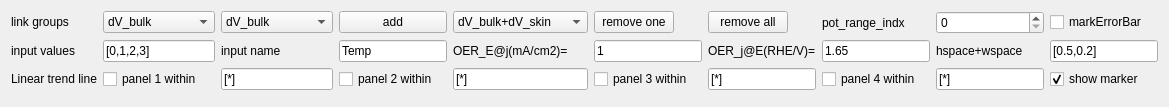
            <widget class="QWidget" name="tab_2">
             <attribute name="title">
              <string>BarChartView</string>
             </attribute>
             <layout class="QVBoxLayout" name="verticalLayout_10">
              <item>
               <layout class="QGridLayout" name="gridLayout_3">
                <item row="1" column="2">
                 <widget class="QComboBox" name="comboBox_link_2">
                  <property name="sizePolicy">
                   <sizepolicy hsizetype="Fixed" vsizetype="Fixed">
                    <horstretch>0</horstretch>
                    <verstretch>0</verstretch>
                   </sizepolicy>
                  </property>
                  <item>
                   <property name="text">
                    <string>dV_bulk</string>
                   </property>
                  </item>
                  <item>
                   <property name="text">
                    <string>dV_skin</string>
                   </property>
                  </item>
                  <item>
                   <property name="text">
                    <string>&lt;dskin&gt;</string>
                   </property>
                  </item>
                  <item>
                   <property name="text">
                    <string>OER_E</string>
                   </property>
                  </item>
                  <item>
                   <property name="text">
                    <string>OER_j</string>
                   </property>
                  </item>
                  <item>
                   <property name="text">
                    <string>OER_j/&lt;dskin&gt;</string>
                   </property>
                  </item>
                  <item>
                   <property name="text">
                    <string>pH</string>
                   </property>
                  </item>
                  <item>
                   <property name="text">
                    <string>q_cv</string>
                   </property>
                  </item>
                  <item>
                   <property name="text">
                    <string>q_film</string>
                   </property>
                  </item>
                  <item>
                   <property name="text">
                    <string>input</string>
                   </property>
                  </item>
                 </widget>
                </item>
                <item row="4" column="4">
                 <widget class="QLineEdit" name="lineEdit_partial_set_p2">
                  <property name="text">
                   <string>[*]</string>
                  </property>
                 </widget>
                </item>
                <item row="4" column="6">
                 <widget class="QLineEdit" name="lineEdit_partial_set_p3">
                  <property name="text">
                   <string>[*]</string>
                  </property>
                 </widget>
                </item>
                <item row="4" column="2">
                 <widget class="QLineEdit" name="lineEdit_partial_set_p1">
                  <property name="text">
                   <string>[*]</string>
                  </property>
                 </widget>
                </item>
                <item row="4" column="5">
                 <widget class="QCheckBox" name="checkBox_panel3">
                  <property name="text">
                   <string>panel 3 within</string>
                  </property>
                 </widget>
                </item>
                <item row="4" column="7">
                 <widget class="QCheckBox" name="checkBox_panel4">
                  <property name="text">
                   <string>panel 4 within</string>
                  </property>
                 </widget>
                </item>
                <item row="3" column="0">
                 <widget class="QLabel" name="label_55">
                  <property name="text">
                   <string>input values</string>
                  </property>
                 </widget>
                </item>
                <item row="1" column="3">
                 <widget class="QPushButton" name="pushButton_add_link">
                  <property name="text">
                   <string>add</string>
                  </property>
                 </widget>
                </item>
                <item row="1" column="0">
                 <widget class="QLabel" name="label_52">
                  <property name="sizePolicy">
                   <sizepolicy hsizetype="Fixed" vsizetype="Fixed">
                    <horstretch>0</horstretch>
                    <verstretch>0</verstretch>
                   </sizepolicy>
                  </property>
                  <property name="text">
                   <string>link groups</string>
                  </property>
                 </widget>
                </item>
                <item row="4" column="0">
                 <widget class="QLabel" name="label_59">
                  <property name="sizePolicy">
                   <sizepolicy hsizetype="Fixed" vsizetype="Fixed">
                    <horstretch>0</horstretch>
                    <verstretch>0</verstretch>
                   </sizepolicy>
                  </property>
                  <property name="text">
                   <string>Linear trend line</string>
                  </property>
                 </widget>
                </item>
                <item row="4" column="1">
                 <widget class="QCheckBox" name="checkBox_panel1">
                  <property name="text">
                   <string>panel 1 within</string>
                  </property>
                 </widget>
                </item>
                <item row="4" column="9">
                 <widget class="QCheckBox" name="checkBox_marker">
                  <property name="text">
                   <string>show marker</string>
                  </property>
                  <property name="checked">
                   <bool>true</bool>
                  </property>
                 </widget>
                </item>
                <item row="4" column="3">
                 <widget class="QCheckBox" name="checkBox_panel2">
                  <property name="text">
                   <string>panel 2 within</string>
                  </property>
                 </widget>
                </item>
                <item row="4" column="8">
                 <widget class="QLineEdit" name="lineEdit_partial_set_p4">
                  <property name="text">
                   <string>[*]</string>
                  </property>
                 </widget>
                </item>
                <item row="1" column="1">
                 <widget class="QComboBox" name="comboBox_link_1">
                  <property name="sizePolicy">
                   <sizepolicy hsizetype="Fixed" vsizetype="Fixed">
                    <horstretch>0</horstretch>
                    <verstretch>0</verstretch>
                   </sizepolicy>
                  </property>
                  <item>
                   <property name="text">
                    <string>dV_bulk</string>
                   </property>
                  </item>
                  <item>
                   <property name="text">
                    <string>dV_skin</string>
                   </property>
                  </item>
                  <item>
                   <property name="text">
                    <string>&lt;dskin&gt;</string>
                   </property>
                  </item>
                  <item>
                   <property name="text">
                    <string>OER_E</string>
                   </property>
                  </item>
                  <item>
                   <property name="text">
                    <string>OER_j</string>
                   </property>
                  </item>
                  <item>
                   <property name="text">
                    <string>OER_j/&lt;dskin&gt;</string>
                   </property>
                  </item>
                  <item>
                   <property name="text">
                    <string>pH</string>
                   </property>
                  </item>
                  <item>
                   <property name="text">
                    <string>q_cv</string>
                   </property>
                  </item>
                  <item>
                   <property name="text">
                    <string>q_film</string>
                   </property>
                  </item>
                  <item>
                   <property name="text">
                    <string>input</string>
                   </property>
                  </item>
                 </widget>
                </item>
                <item row="3" column="1">
                 <widget class="QLineEdit" name="lineEdit_input_values">
                  <property name="text">
                   <string>[0,1,2,3]</string>
                  </property>
                 </widget>
                </item>
                <item row="3" column="2">
                 <widget class="QLabel" name="label_56">
                  <property name="text">
                   <string>input name</string>
                  </property>
                 </widget>
                </item>
                <item row="3" column="3">
                 <widget class="QLineEdit" name="lineEdit_input_name">
                  <property name="text">
                   <string>Temp</string>
                  </property>
                 </widget>
                </item>
                <item row="3" column="4">
                 <widget class="QLabel" name="label_57">
                  <property name="text">
                   <string>OER_E@j(mA/cm2)=</string>
                  </property>
                 </widget>
                </item>
                <item row="3" column="5">
                 <widget class="QLineEdit" name="lineEdit_OER_j">
                  <property name="text">
                   <string>1</string>
                  </property>
                 </widget>
                </item>
                <item row="3" column="6">
                 <widget class="QLabel" name="label_58">
                  <property name="text">
                   <string>OER_j@E(RHE/V)=</string>
                  </property>
                 </widget>
                </item>
                <item row="3" column="7">
                 <widget class="QLineEdit" name="lineEdit_OER_E">
                  <property name="text">
                   <string>1.65</string>
                  </property>
                 </widget>
                </item>
                <item row="3" column="8">
                 <widget class="QLabel" name="label_60">
                  <property name="text">
                   <string>hspace+wspace</string>
                  </property>
                 </widget>
                </item>
                <item row="3" column="9">
                 <widget class="QLineEdit" name="lineEdit_hwspace">
                  <property name="text">
                   <string>[0.5,0.2]</string>
                  </property>
                 </widget>
                </item>
                <item row="1" column="4">
                 <widget class="QComboBox" name="comboBox_link_container">
                  <item>
                   <property name="text">
                    <string>dV_bulk+dV_skin</string>
                   </property>
                  </item>
                  <item>
                   <property name="text">
                    <string>OER_E+&lt;dskin&gt;</string>
                   </property>
                  </item>
                  <item>
                   <property name="text">
                    <string>pH+&lt;dskin&gt;</string>
                   </property>
                  </item>
                  <item>
                   <property name="text">
                    <string>pH+OER_j/&lt;dskin&gt;</string>
                   </property>
                  </item>
                 </widget>
                </item>
                <item row="1" column="5">
                 <widget class="QPushButton" name="pushButton_remove_selected">
                  <property name="sizePolicy">
                   <sizepolicy hsizetype="Fixed" vsizetype="Fixed">
                    <horstretch>0</horstretch>
                    <verstretch>0</verstretch>
                   </sizepolicy>
                  </property>
                  <property name="text">
                   <string>remove one</string>
                  </property>
                 </widget>
                </item>
                <item row="1" column="6">
                 <widget class="QPushButton" name="pushButton_remove_all">
                  <property name="sizePolicy">
                   <sizepolicy hsizetype="Fixed" vsizetype="Fixed">
                    <horstretch>0</horstretch>
                    <verstretch>0</verstretch>
                   </sizepolicy>
                  </property>
                  <property name="text">
                   <string>remove all</string>
                  </property>
                 </widget>
                </item>
                <item row="1" column="7">
                 <widget class="QLabel" name="label_54">
                  <property name="text">
                   <string>pot_range_indx</string>
                  </property>
                 </widget>
                </item>
                <item row="1" column="8">
                 <widget class="QSpinBox" name="spinBox_pot_range_idx">
                  <property name="maximum">
                   <number>5</number>
                  </property>
                 </widget>
                </item>
                <item row="1" column="9">
                 <widget class="QCheckBox" name="checkBox_error">
                  <property name="text">
                   <string>markErrorBar</string>
                  </property>
                 </widget>
                </item>
               </layout>
              </item>
              <item>
               <widget class="MplWidget" name="mplwidget2" native="true"/>
              </item>
             </layout>
            </widget>
